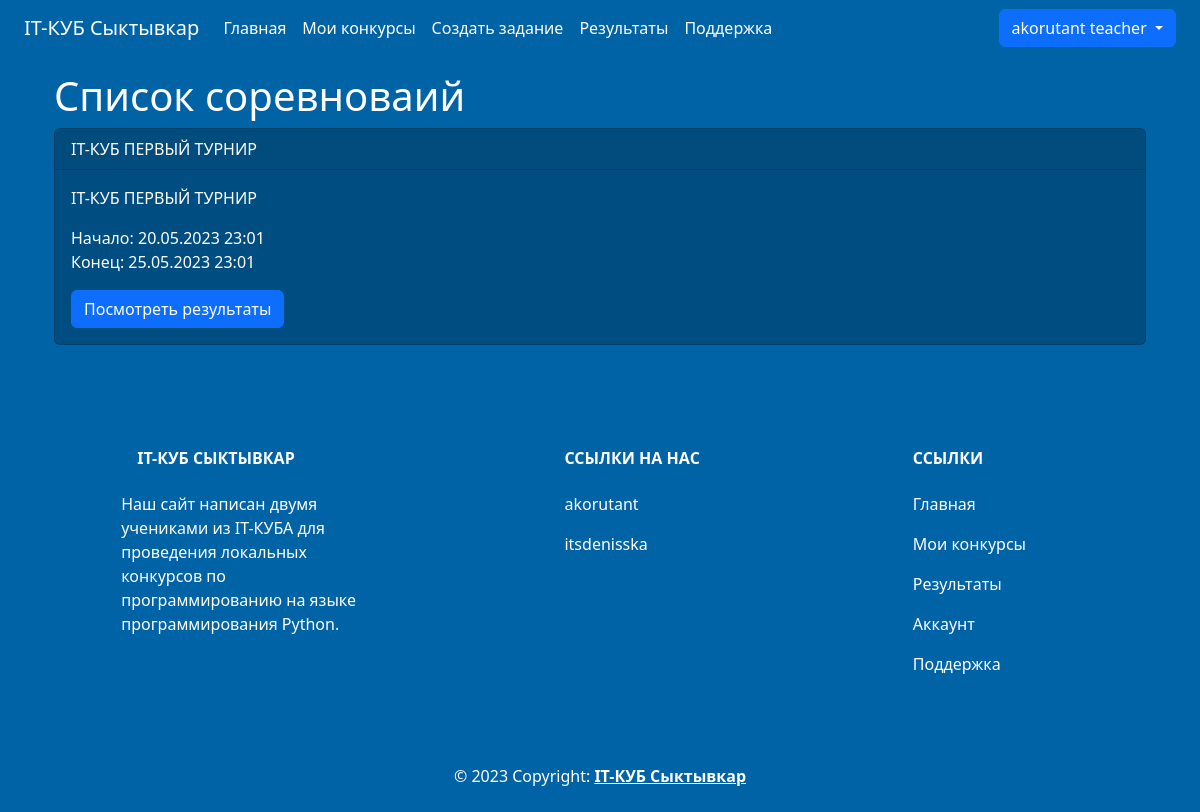
Page /contests (signed in) on the committed database.
### data/users.py (models this page shows, shortened)
class User(SqlAlchemyBase, UserMixin):
    __tablename__ = 'users'
    id = sqlalchemy.Column(sqlalchemy.Integer,
                           primary_key=True, autoincrement=True)
    login = sqlalchemy.Column(sqlalchemy.String, nullable=False)
    firstname = sqlalchemy.Column(sqlalchemy.String, nullable=False)
    surname = sqlalchemy.Column(sqlalchemy.String, nullable=False)
    patronymic = sqlalchemy.Column(sqlalchemy.String, nullable=False)
    job_title = sqlalchemy.Column(sqlalchemy.String, nullable=False)
    email = sqlalchemy.Column(sqlalchemy.String,
                              index=True, unique=True, nullable=False)
    hashed_password = sqlalchemy.Column(sqlalchemy.String, nullable=False)
    count_contests = sqlalchemy.Column(sqlalchemy.Integer, nullable=False, default=0)
    count_wins = sqlalchemy.Column(sqlalchemy.Integer, nullable=False, default=0)
    avatar = sqlalchemy.Column(sqlalchemy.String, nullable=True)
    created_date = sqlalchemy.Column(sqlalchemy.DateTime,
                                     default=datetime.now)
    contest_results = orm.relationship('ContestResults', backref='user')

### data/contests.py (models this page shows)
class Contest(SqlAlchemyBase):
    __tablename__ = "contests"
    id = sqlalchemy.Column(sqlalchemy.Integer,
                           primary_key=True, autoincrement=True)
    title = sqlalchemy.Column(sqlalchemy.String, nullable=False, unique=True)
    description = sqlalchemy.Column(sqlalchemy.String, nullable=False)
    author_id = sqlalchemy.Column(sqlalchemy.Integer,
                                  sqlalchemy.ForeignKey("teachers.user_id"))
    join_deadline = sqlalchemy.Column(sqlalchemy.DateTime, nullable=False)
    end_deadline = sqlalchemy.Column(sqlalchemy.DateTime, nullable=False)
    teacher = orm.relationship('Teacher')
    tasks = orm.relationship('Task', secondary='contest_to_task', backref='contest')
    contest_results = orm.relationship("ContestResults")

### main.py (the view)
@app.route("/contests")
@login_required
def contests():
    db_sess = db_session.create_session()
    contests_list = db_sess.query(Contest).all()
    contest_results = db_sess.query(ContestResults).filter(ContestResults.student_id == current_user.id).all()
    return render_template('contests.html',
                           title="Список конкурсов",
                           time_now=dt.datetime.now(),
                           contests=contests_list,
                           contest_results=[i.contest_id for i in contest_results])

### data/db_session.py (called while the page is built)
def create_session() -> Session:
    global __factory
    return __factory()

### main.py (called while the page is built)
@login_manager.user_loader
def load_user(user_id):
    db_sess = db_session.create_session()
    return db_sess.query(User).get(user_id)

### templates/contests.html
{% extends "base.html" %} {% block content %}
{% if contests %}
<div class="container mt-3 text-white">
    <h1>Список соревноваий</h1>
    {% for contest in contests %}
    <div class="card card-background mb-3">
        <div class="card-header text-white">{{ contest.title }}</div>
        <div class="card-body text-white">
            <p class="card-text">{{ contest.description }}</p>
            <p class="card-text">Начало: {{ contest.join_deadline.strftime('%d.%m.%Y %H:%M') }}
				<br>Конец: {{ contest.end_deadline.strftime('%d.%m.%Y %H:%M') }}</p>
            {% if time_now < contest.join_deadline %}
            <p class="card-text">Участие в конкурсе ещё не началось.</p>
            {% elif contest.join_deadline <= time_now < contest.end_deadline and contest.id not in contest_results%}
            <a href="{{ url_for('contests_list', contest_id=contest.id) }}" class="btn btn-primary">Участвовать</a>
            {% elif contest.end_deadline <= time_now or contest.id in contest_results %}
            <a href="{{ url_for('contests_results', contest_id=contest.id) }}" class="btn btn-primary">Посмотреть результаты</a>
            {% endif %}
        </div>
    </div>
    {% endfor %}
</div>
{% else %}
<h1 class="text-white mt-5">В данный момент нет соревнований</h1>
{% endif %}
{% endblock %}

### templates/base.html (shortened to what this page needs)
<!DOCTYPE html>
<html lang="ru">
<head>
    <link
            rel="stylesheet"
            href="https://stackpath.bootstrapcdn.com/bootstrap/4.4.1/css/bootstrap.min.css"
    />
    <link
            href="https://cdn.jsdelivr.net/npm/bootstrap@5.3.0-alpha3/dist/css/bootstrap.min.css"
            rel="stylesheet"
    />
    <link rel="stylesheet" href="{{ url_for('static', filename='css/style.css') }}"/>
</head>
<body class="navbar-background">
<header class="container-fluid navbar-background">
    <nav class="navbar navbar-expand-lg navbar-background">
        <div class="container-fluid">
            <a class="navbar-brand text-white" href="{{ url_for('index') }}">IT-КУБ Сыктывкар</a>
            <div
                    class="collapse navbar-collapse justify-content-between"
                    id="navbarSupportedContent"
            >
                <ul class="navbar-nav me-auto mb-2 mb-lg-0">
                    <li class="nav-item">
                        <a
                                class="nav-link active text-white"
                                aria-current="page"
                                href="{{ url_for('index') }}"
                        >Главная</a
                        >
                    </li>
                    {% if current_user.is_authenticated %}
                    {% if current_user.job_title == "teacher" %}
                    <li>
                        <a class="nav-link text-white" href="{{ url_for('contests_teacher') }}">Мои конкурсы</a>
                    </li>
                    <li>
                        <a class="nav-link text-white" href="{{ url_for('tasks_add') }}">Создать задание</a>
                    </li>
                    {% endif %}
                    <li class="nav-item">
                        <a class="nav-link text-white" href="{{ url_for('results') }}">Результаты</a>
                    </li>
                    {% endif %}
                    <li class="nav-item">
                        <a class="nav-link text-white" href="{{ url_for('help') }}">Поддержка</a>
                    </li>
                </ul>
                <div>
                    {% if current_user.is_authenticated %}
                    <div class="btn-group dropdown-center">
                        <button type="button" class="btn btn-primary dropdown-toggle"
                                data-bs-toggle="dropdown"
                                aria-expanded="false">
                            {{ current_user.login }}
                        </button>
                    </div>
                    {% else %}
                    <a class="btn btn-primary" href="{{ url_for('login') }}">Войти</a>
                    <a class="btn btn-primary" href="{{ url_for('register') }}">Регистрация</a>
                    {% endif %}
                </div>
            </div>
        </div>
    </nav>
</header>
<main role="main" class="container">
    {% block content %} {% endblock %}
</main>
<footer class="text-center text-lg-start navbar-background text-muted">
    <section
            class="d-flex justify-content-center justify-content-lg-between p-4"
    >
        <div class="container text-center text-md-start mt-5 text-white">
            <div class="row mt-3">
                <div class="col-md-3 col-lg-4 col-xl-3 mx-auto mb-4">
                    <h6 class="text-uppercase fw-bold mb-4">
                        IT-КУБ Сыктывкар
                    </h6>
                    <p>Наш сайт написан двумя учениками из IT-КУБА для проведения локальных конкурсов по программированию на языке программирования Python.</p>
                </div>
                <div class="col-md-2 col-lg-2 col-xl-2 mx-auto mb-4">
                    <h6 class="text-uppercase fw-bold mb-4">Ссылки на нас</h6>
                    <p>
                        <a href="https://akoru.works/" class="nav-link text-white">akorutant</a>
                    </p>
                    <p>
                        <a href="https://t.me/itsdenisska" class="nav-link text-white">itsdenisska</a>
                    </p>
                </div>
                <div class="col-md-3 col-lg-2 col-xl-2 mx-auto mb-4">
                    <h6 class="text-uppercase fw-bold mb-4">Ссылки</h6>
                    <p>
                        <a href="{{ url_for('index') }}" class="nav-link text-white">Главная</a>
                    </p>
                    {% if current_user.is_authenticated %}
                    {% if current_user.job_title == "teacher" %}
                    <p>
                        <a class="nav-link text-white" href="{{ url_for('contests_teacher') }}">Мои конкурсы</a>
                    </p>
                    {% endif %}
                    <p>
                        <a href="{{ url_for('results') }}" class="nav-link text-white">Результаты</a>
                    </p>
                    <p>
                        <a class="nav-link text-white" href="{{ url_for('account', user_id=current_user.id) }}">Аккаунт</a>
                    </p>
                    {% endif %}
                    <p>
                        <a href="{{ url_for('help') }}" class="nav-link text-white">Поддержка</a>
                    </p>
                </div>
            </div>
        </div>
    </section>
    <div class="text-center p-4 text-white">
        © 2023 Copyright:
        <a class="text-reset fw-bold" href="{{ url_for('index') }}">IT-КУБ Сыктывкар</a>
    </div>
</footer>
</body>
</html>

### static/css/style.css (style rules this page uses)
.navbar-background { background-color: #0063a6; }
.card-background { background-color: #004e81; }

### rows in the picture
User: login "akorutant teacher"
Contest: title "IT-КУБ ПЕРВЫЙ ТУРНИР", description "IT-КУБ ПЕРВЫЙ ТУРНИР", join_deadline "20.05.2023 23:01", end_deadline "25.05.2023 23:01"
